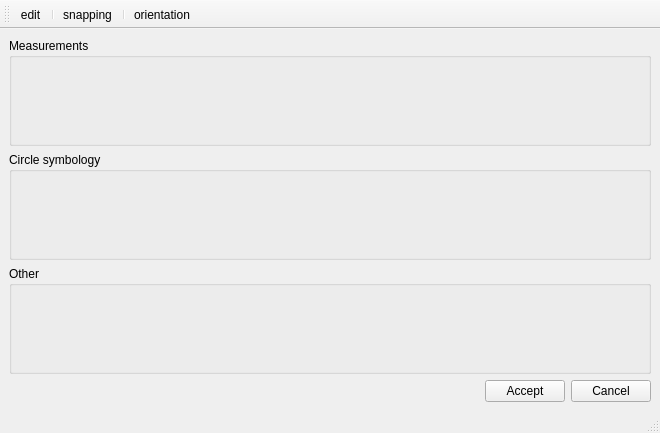
<?xml version="1.0" encoding="UTF-8"?>
<ui version="4.0">
 <class>dlg_dimensioning</class>
 <widget class="QMainWindow" name="dlg_dimensioning">
  <property name="geometry">
   <rect>
    <x>0</x>
    <y>0</y>
    <width>660</width>
    <height>433</height>
   </rect>
  </property>
  <widget class="QWidget" name="centralwidget">
   <layout class="QGridLayout" name="gridLayout">
    <item row="0" column="0">
     <layout class="QGridLayout" name="lyt_main">
      <item row="4" column="0">
       <widget class="QGroupBox" name="grb_other">
        <property name="title">
         <string>Other</string>
        </property>
        <layout class="QGridLayout" name="gridLayout_3">
         <item row="0" column="0">
          <layout class="QGridLayout" name="lyt_other"/>
         </item>
        </layout>
       </widget>
      </item>
      <item row="3" column="0">
       <widget class="QGroupBox" name="grb_symbology">
        <property name="title">
         <string>Circle symbology</string>
        </property>
        <layout class="QGridLayout" name="gridLayout_6">
         <item row="0" column="0">
          <layout class="QGridLayout" name="lyt_symbology"/>
         </item>
        </layout>
       </widget>
      </item>
      <item row="1" column="0">
       <layout class="QGridLayout" name="lyt_top_1"/>
      </item>
      <item row="2" column="0">
       <widget class="QGroupBox" name="grb_depth">
        <property name="title">
         <string>Measurements</string>
        </property>
        <layout class="QGridLayout" name="gridLayout_4">
         <item row="0" column="0">
          <layout class="QGridLayout" name="lyt_measurements"/>
         </item>
        </layout>
       </widget>
      </item>
     </layout>
    </item>
    <item row="1" column="0">
     <layout class="QGridLayout" name="lyt_buttons">
      <item row="0" column="0">
       <spacer name="horizontalSpacer">
        <property name="orientation">
         <enum>Qt::Horizontal</enum>
        </property>
        <property name="sizeHint" stdset="0">
         <size>
          <width>40</width>
          <height>20</height>
         </size>
        </property>
       </spacer>
      </item>
      <item row="0" column="1">
       <widget class="QPushButton" name="btn_accept">
        <property name="text">
         <string>Accept</string>
        </property>
       </widget>
      </item>
      <item row="0" column="2">
       <widget class="QPushButton" name="btn_cancel">
        <property name="text">
         <string>Cancel</string>
        </property>
       </widget>
      </item>
     </layout>
    </item>
   </layout>
  </widget>
  <widget class="QStatusBar" name="statusbar"/>
  <widget class="QToolBar" name="toolBar">
   <property name="windowTitle">
    <string>toolBar</string>
   </property>
   <property name="iconSize">
    <size>
     <width>20</width>
     <height>18</height>
    </size>
   </property>
   <attribute name="toolBarArea">
    <enum>TopToolBarArea</enum>
   </attribute>
   <attribute name="toolBarBreak">
    <bool>false</bool>
   </attribute>
   <addaction name="actionEdit"/>
   <addaction name="separator"/>
   <addaction name="actionSnapping"/>
   <addaction name="separator"/>
   <addaction name="actionOrientation"/>
  </widget>
  <action name="actionSnapping">
   <property name="checkable">
    <bool>true</bool>
   </property>
   <property name="text">
    <string>snapping</string>
   </property>
   <property name="toolTip">
    <string>Snapping</string>
   </property>
   <property name="visible">
    <bool>true</bool>
   </property>
  </action>
  <action name="actionOrientation">
   <property name="checkable">
    <bool>true</bool>
   </property>
   <property name="text">
    <string>orientation</string>
   </property>
   <property name="toolTip">
    <string>Orientation</string>
   </property>
   <property name="visible">
    <bool>true</bool>
   </property>
  </action>
  <action name="actionEdit">
   <property name="checkable">
    <bool>true</bool>
   </property>
   <property name="text">
    <string>edit</string>
   </property>
   <property name="toolTip">
    <string>Edit</string>
   </property>
   <property name="visible">
    <bool>true</bool>
   </property>
  </action>
 </widget>
 <resources/>
 <connections/>
</ui>
